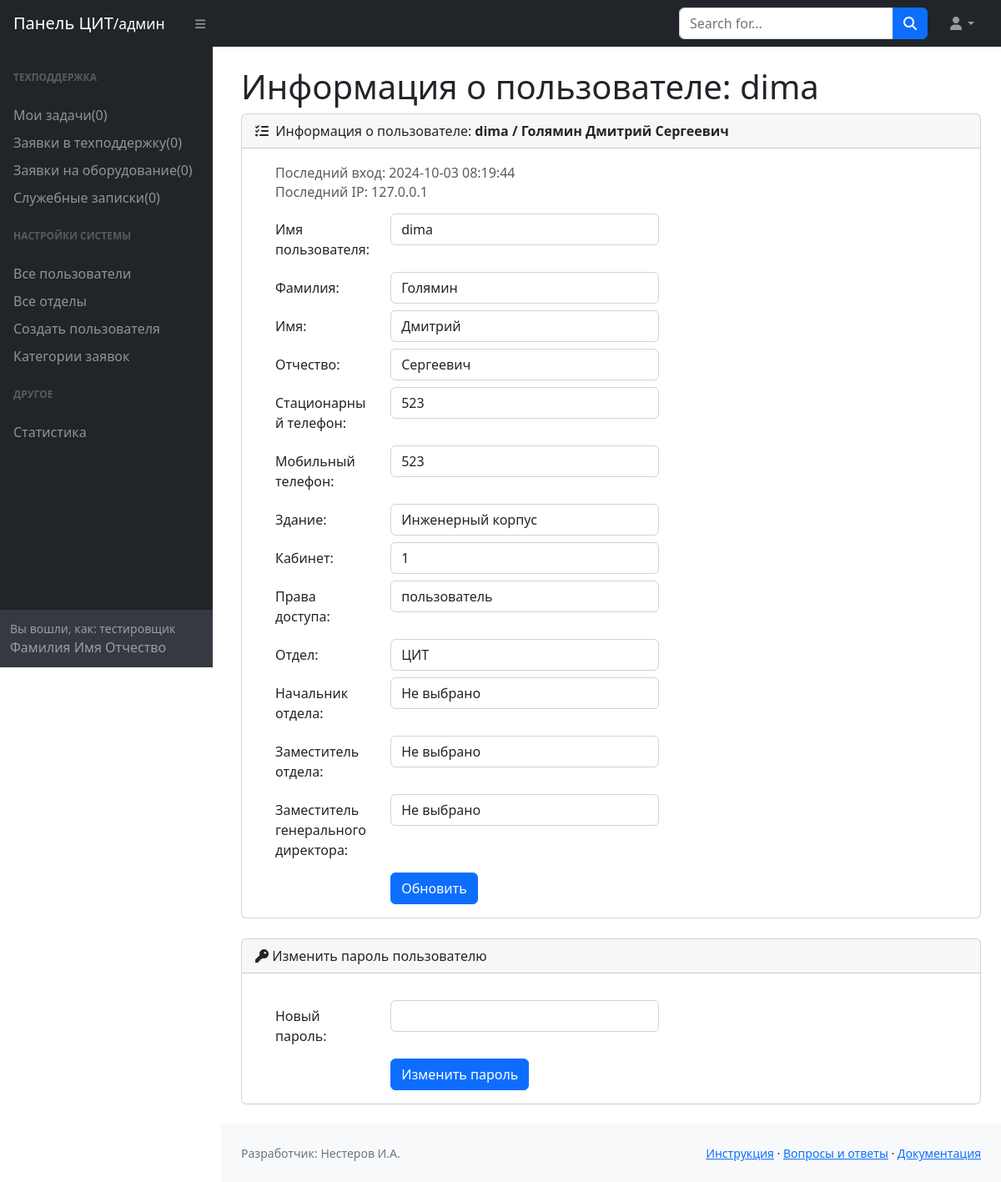
The app's page /admin/user/2 (signed in) with its own data.
### models.py (models this page shows)
class User(Base):
    __tablename__ = 'user'
    id = Column(Integer, primary_key=True, index=True)
    username = Column(String, nullable=False, unique=True)
    password = Column(String, nullable=False)
    surname = Column(String, nullable=False)
    name = Column(String, nullable=False)
    patronymic = Column(String, nullable=True)
    tel_stationary = Column(String, nullable=True)
    tel_mobile = Column(String, nullable=True)
    building = Column(String, nullable=True)
    cabinet = Column(String, nullable=True)
    last_entry = Column(DateTime, default=func.now())
    last_ip = Column(String, nullable=True)
    dostup = Column(String, default='пользователь', nullable=True)
    otdel_id = Column(Integer, ForeignKey('otdel.id', ondelete='SET NULL'), nullable=True)
    otdel = relationship("Otdel", back_populates="users", foreign_keys=[otdel_id])
    otdel_nachalnik = relationship("Otdel", foreign_keys="[Otdel.nachalnik_id]", back_populates="nachalnik")
    otdel_zam = relationship("Otdel", foreign_keys="[Otdel.zam_id]", back_populates="zam")
    otdel_zgd = relationship("Otdel", foreign_keys="[Otdel.zgd_id]", back_populates="zgd")
    tasks_help_created = relationship("Task", foreign_keys="[Task.user_create_id]", back_populates="user_create")
    tasks_help_user_admin = relationship("Task", foreign_keys="[Task.user_admin_id]", back_populates="user_admin")
    tasks_eq_created = relationship("Task_equipment", foreign_keys="[Task_equipment.user_create_id]",
                                    back_populates="user_create")
    tasks_eq_user_admin = relationship("Task_equipment", foreign_keys="[Task_equipment.user_admin_id]",
                                       back_populates="user_admin")
    tasks_universal_created = relationship("Task_Universal", foreign_keys="[Task_Universal.user_create_id]",
                                           back_populates="user_create")
    tasks_universal_user_admin = relationship("Task_Universal", foreign_keys="[Task_Universal.user_admin_id]",
                                              back_populates="user_admin")

### routers/admin.py (the view)
@router.get("/user/{user_id}")
async def get_user(request: Request, user_id: int, db: AsyncSession = Depends(get_db),
                   current_user: User = Depends(access_check)):
    try:
        result = await db.execute(select(User).filter(User.id == user_id))
        user = result.scalars().first()
        result = await db.execute(select(Otdel))
        otdels = result.scalars().all()
        return templates.TemplateResponse("пользователь_обновление.html", {"request": request,
                                                                           "user": user,
                                                                           "roles": roles,
                                                                           "otdels": otdels})
    except SQLAlchemyError as e:
        print(f"Ошибка базы данных: {e}")

### templates/admin/пользователь_обновление.html (shortened to what this page needs)
{% extends 'base_admin.html' %}
{% block h1 %}Информация о пользователе: {{ user.username }}{% endblock%}
{% block main %}
<div class="card mb-4">
    <div class="card-header">
        <i class="fas fa-tasks me-1"></i>
        Информация о пользователе: <b>{{ user.username }} / {{ user.surname }} {{ user.name }} {{ user.patronymic
        }}</b>
    </div>
    <div class="card-body">
        <div class="container-fluid px-4">
            <div class="form-group row mt-2">
                <h6 class="card-subtitle mb-2 text-body-secondary">Последний вход: {{ user.last_entry }}</h6>
                <h6 class="card-subtitle mb-2 text-body-secondary">Последний IP: {{ user.last_ip }}</h6>
                <form action="/admin/user/{{ user.id }}" method="post">
                    <div class="form-group row mt-2">
                        <label for="username" class="col-sm-2 col-form-label">Имя пользователя:</label>
                        <div class="col-sm-5">
                            <input type="text" id="username" name="username" class="form-control"
                                   value="{{ user.username }}">
                        </div>
                    </div>
                    <div class="form-group row mt-2">
                        <label for="surname" class="col-sm-2 col-form-label">Фамилия:</label>
                        <div class="col-sm-5">
                            <input type="text" id="surname" name="surname" class="form-control"
                                   value="{{ user.surname }}">
                        </div>
                    </div>
                    <div class="form-group row mt-2">
                        <label for="name" class="col-sm-2 col-form-label">Имя:</label>
                        <div class="col-sm-5">
                            <input type="text" id="name" name="name" class="form-control" value="{{ user.name }}">
                        </div>
                    </div>
                    <div class="form-group row mt-2">
                        <label for="patronymic" class="col-sm-2 col-form-label">Отчество:</label>
                        <div class="col-sm-5">
                            <input type="text" id="patronymic" name="patronymic" class="form-control"
                                   value="{{ user.patronymic }}">
                        </div>
                    </div>
                    <div class="form-group row mt-2">
                        <label for="tel_stationary" class="col-sm-2 col-form-label">Стационарный телефон:</label>
                        <div class="col-sm-5">
                            <input type="number" id="tel_stationary" name="tel_stationary" class="form-control"
                                   value="{{ user.tel_stationary }}">
                        </div>
                    </div>
                    <div class="form-group row mt-2">
                        <label for="tel_mobile" class="col-sm-2 col-form-label">Мобильный телефон:</label>
                        <div class="col-sm-5">
                            <input type="number" id="tel_mobile" name="tel_mobile" class="form-control"
                                   value="{{ user.tel_mobile }}">
                        </div>
                    </div>
                    <div class="form-group row mt-2">
                        <label for="building" class="col-sm-2 col-form-label">Здание:</label>
                        <div class="col-sm-5">
                            <input type="text" id="building" name="building" class="form-control"
                                   value="{{ user.building }}">
                        </div>
                    </div>
                    <div class="form-group row mt-2">
                        <label for="cabinet" class="col-sm-2 col-form-label">Кабинет:</label>
                        <div class="col-sm-5">
                            <input type="text" id="cabinet" name="cabinet" class="form-control"
                                   value="{{ user.cabinet }}">
                        </div>
                    </div>
                    <div class="form-group row mt-2">
                        <label for="dostup" class="col-sm-2 col-form-label">Права доступа:</label>
                        <div class="col-sm-5">
                            <select id="dostup" name="dostup" class="form-control">
                                {% for role in roles %}
                                <option value="{{ role }}" {% if user.dostup== role %}selected{% endif %}>{{ role }}
                                </option>
                                {% endfor %}
                            </select>
                        </div>
                    </div>
                    <div class="form-group row mt-2">
                        <label for="otdel_id" class="col-sm-2 col-form-label">Отдел:</label>
                        <div class="col-sm-5">
                            <select id="otdel_id" name="otdel_id" class="form-control">
                                {% for otdel in otdels %}
                                <option value="{{ otdel.id }}" {% if user.otdel and user.otdel.id== otdel.id
                                        %}selected{% endif %}>{{ otdel.name }}
                                </option>
                                {% endfor %}
                            </select>
                        </div>
                    </div>
                    <div class="form-group row mt-2">
                        <label for="nachalnik" class="col-sm-2 col-form-label">Начальник отдела:</label>
                        <div class="col-sm-5">
                            <select id="nachalnik" name="nachalnik" class="form-control">
                                <option value="">Не выбрано</option>
                            </select>
                        </div>
                    </div>
                    <div class="form-group row mt-2">
                        <label for="zam" class="col-sm-2 col-form-label">Заместитель отдела:</label>
                        <div class="col-sm-5">
                            <select id="zam" name="zam" class="form-control">
                                <option value="">Не выбрано</option>
                            </select>
                        </div>
                    </div>
                    <div class="form-group row mt-2">
                        <label for="zgd" class="col-sm-2 col-form-label">Заместитель генерального директора:</label>
                        <div class="col-sm-5">
                            <select id="zgd" name="zgd" class="form-control">
                                <option value="">Не выбрано</option>
                            </select>
                        </div>
                    </div>
                    <div class="form-group row mt-2">
                        <div class="col-sm-5 offset-sm-2">
                            <input type="submit" value="Обновить" class="btn btn-primary">
                        </div>
                    </div>
                </form>
            </div>
        </div>
    </div>
</div>
<div class="card mb-4">
    <div class="card-header">
        <i class="fa-solid fa-key"></i>
        Изменить пароль пользователю
    </div>
    <div class="card-body">
        <div class="container-fluid px-4">
            <div class="form-group row mt-2">
                <form action="/admin/user/{{ user.id }}/change-password" method="post">
                    <div class="form-group row mt-2">
                        <label for="new_password" class="col-sm-2 col-form-label">Новый пароль:</label>
                        <div class="col-sm-5">
                            <input type="text" id="new_password" name="new_password" class="form-control">
                        </div>
                    </div>
                    <div class="form-group row mt-2">
                        <div class="col-sm-5 offset-sm-2">
                            <input type="submit" value="Изменить пароль" class="btn btn-primary">
                        </div>
                    </div>
                </form>
            </div>
        </div>
    </div>
</div>
{% endblock %}

### records on screen
User: username "dima", surname "Голямин", name "Дмитрий", patronymic "Сергеевич", last_entry "2024-10-03 08:19:44", last_ip "127.0.0.1", tel_stationary "523", tel_mobile "523", building "Инженерный корпус", cabinet "1", dostup "пользователь"

### other values on screen
form field otdel_id "ЦИТ"
